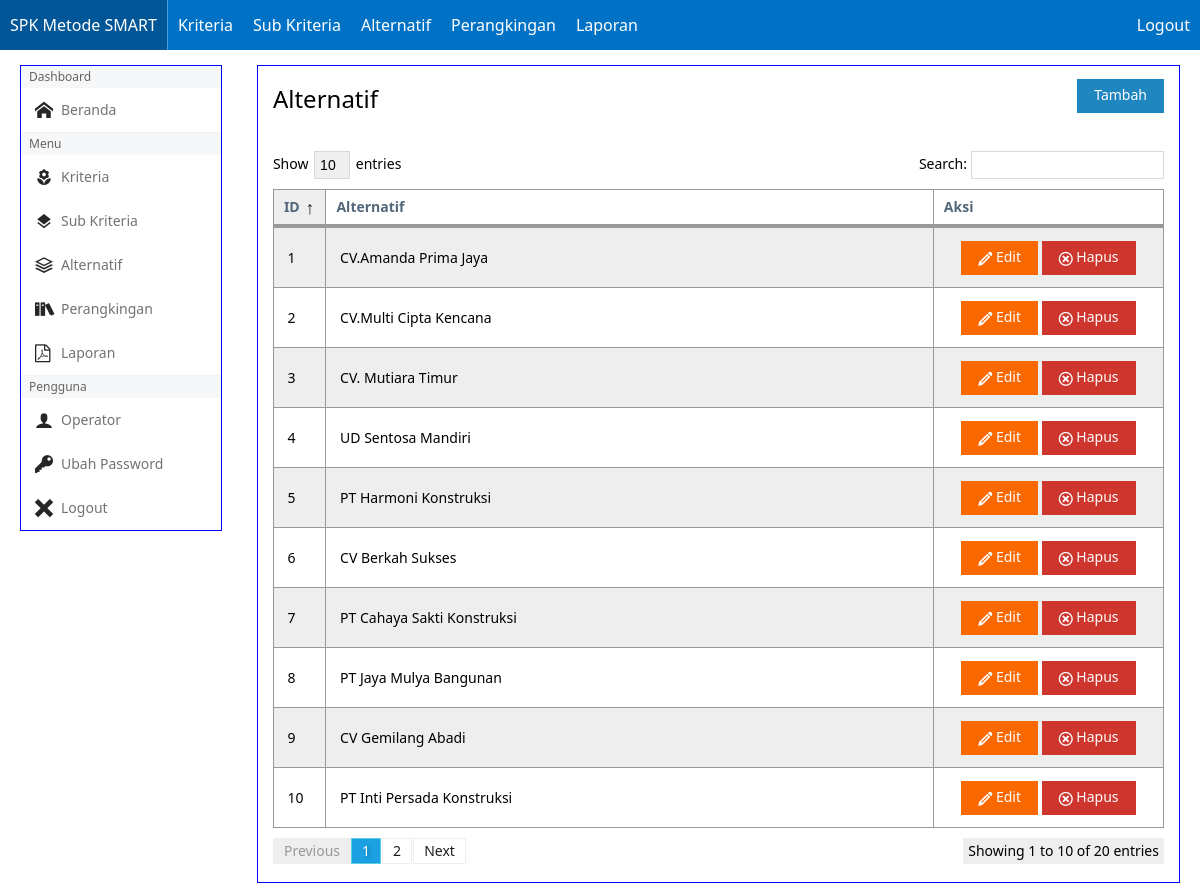
/alternatif.php (signed in), run on the app's committed database.
### tables this page shows
CREATE TABLE `smart_alternatif` (
  `id_alternatif` int(11) NOT NULL,
  `nama_alternatif` varchar(45) NOT NULL,
  `nilai_utility` double NOT NULL,
  `hasil_alternatif` double NOT NULL,
  `ket_alternatif` text NOT NULL
);

### alternatif.php (the view, shortened to what this page needs)
<?php
include "header.php";
$page = isset($_GET['page'])?$_GET['page']:"";
?>
<div class="row cells4">
	<div class="cell colspan2">
		<h3>Alternatif</h3>
	</div>
<?php
if($page=='form'){
?>
	<div class="cell colspan2 align-right">
		<a href="alternatif.php" class="button info">Kembali</a>
	</div>
</div>
	<p></p>
	<?php
	if(isset($_POST['simpan'])){
		$nama = $_POST['nama'];
		$stmt2 = $db->prepare("insert into smart_alternatif(id_alternatif,nama_alternatif) values('',?)");
		$stmt2->bindParam(1,$nama);
		if($stmt2->execute()){
			?>
				<script type="text/javascript">location.href='alternatif.php'</script>
			<?php
		} else{
			?>
				<script type="text/javascript">alert('Gagal menyimpan data')</script>
			<?php
		}
	}
	if(isset($_POST['update'])){
		$id = $_POST['id'];
		$nama = $_POST['nama'];
		$stmt2 = $db->prepare("update smart_alternatif set nama_alternatif=? where id_alternatif=?");
		$stmt2->bindParam(1,$nama);
		$stmt2->bindParam(2,$id);
		if($stmt2->execute()){
			?>
				<script type="text/javascript">location.href='alternatif.php'</script>
			<?php
		} else{
			?>
				<script type="text/javascript">alert('Gagal mengubah data')</script>
			<?php
		}
	}
	?>
	<form method="post">
		<input type="hidden" name="id" value="<?php echo isset($_GET['id'])? $_GET['id'] : ''; ?>">
		<label>Alternatif</label>
		<div class="input-control text full-size">
		    <input type="text" name="nama" placeholder="Nama Alternatif" value="<?php echo isset($_GET['nama'])? $_GET['nama'] : ''; ?>">
		</div>
		<?php
		if (isset($_GET['id'])) {
			?>
			<button type="submit" name="update" class="button warning">Update</button>
			<?php
		} else{
			?>
			<button type="submit" name="simpan" class="button primary">Simpan</button>
			<?php
		}
		?>
	</form>
<?php
} else{
?>
	<div class="cell colspan2 align-right">
		<a href="?page=form" class="button primary">Tambah</a>
	</div>
</div>
<table class="table striped hovered cell-hovered border bordered dataTable" data-role="datatable" data-searching="true">
	<thead>
		<tr>
			<th width="50">ID</th>
			<th>Alternatif</th>
			<th width="240">Aksi</th>
		</tr>
	</thead>
	<tbody>
		<?php
		$stmt = $db->prepare("select * from smart_alternatif");
		$stmt->execute();
        $no = 1;
		while($row = $stmt->fetch()){
		?>
		<tr>
			<td><?php echo $no++ ?></td>
			<td><?php echo $row['nama_alternatif'] ?></td>
			<td class="align-center">
				<a href="?page=form&id=<?php echo $row['id_alternatif'] ?>&nama=<?php echo $row['nama_alternatif'] ?>" class="button warning"><span class="mif-pencil icon"></span> Edit</a>
				<a href="?page=hapus&id=<?php echo $row['id_alternatif'] ?>" class="button danger"><span class="mif-cancel icon"></span> Hapus</a>
			</td>
		</tr>
		<?php
		}
		?>
	</tbody>
</table>
<p><br/></p>
<?php
}
include "footer.php";
?>

### css/metro-responsive.css (style rules this page uses)
@media screen and (max-width: 1400px) { html { font-size: 110%; } }
@media screen and (max-width: 1200px) { html { font-size: 100%; } }

### data on the page
smart_alternatif: nama_alternatif "CV.Amanda Prima Jaya"
smart_alternatif: nama_alternatif "CV.Multi Cipta Kencana"
smart_alternatif: nama_alternatif "CV. Mutiara Timur"
smart_alternatif: nama_alternatif "UD Sentosa Mandiri"
smart_alternatif: nama_alternatif "PT Harmoni Konstruksi"
smart_alternatif: nama_alternatif "CV Berkah Sukses"
smart_alternatif: nama_alternatif "PT Cahaya Sakti Konstruksi"
smart_alternatif: nama_alternatif "PT Jaya Mulya Bangunan"
smart_alternatif: nama_alternatif "CV Gemilang Abadi"
smart_alternatif: nama_alternatif "PT Inti Persada Konstruksi"
